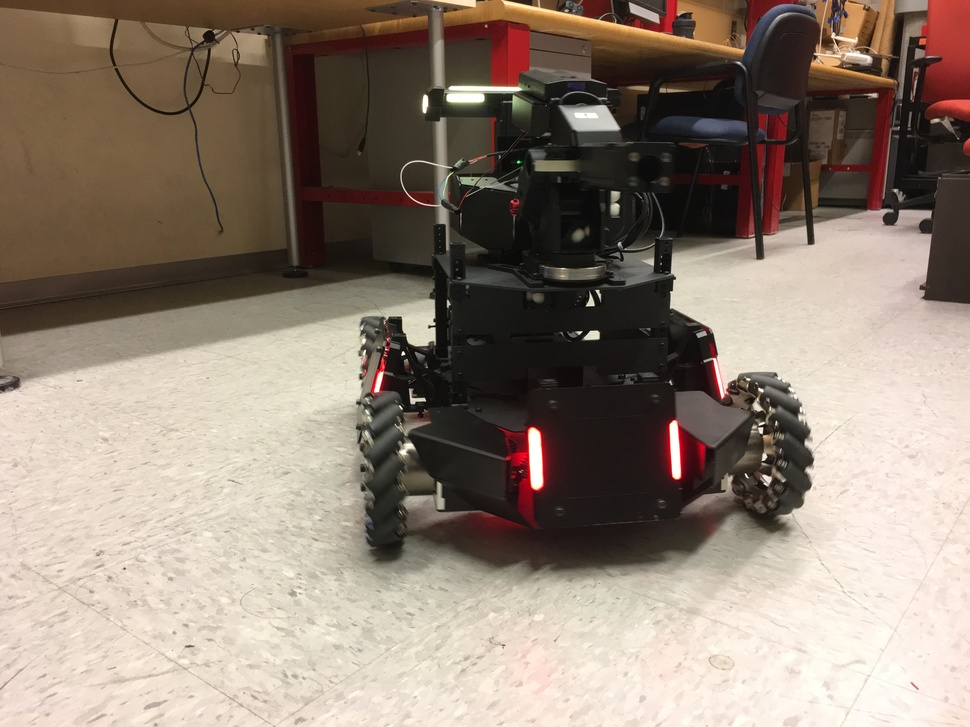
#> input picture darknet/data/HopkinsAIBig/IMG_3871.jpg, 970 x 727 px, shrunk from 4032 x 3024 before the run, found by its file name; its folder holds only this picture in this run
$ python augmentdata.py
#> lines starting #> are read from the running program, lines starting #| are printed output that depends on the picture
import numpy as np
import os
import cv2
import shutil
import matplotlib.image as mpimg

directory = "."
for filename in os.listdir(directory):
    if filename.endswith(".jpg"):
        img = mpimg.imread("/home/shinaushin/darknet/data/HopkinsAIBig/"+filename)[:,:,:3]
#> img is the input picture: shape (727, 970, 3); mean R, G, B 143.3, 128.7, 115.8
        img = np.array(img, dtype=np.float32)

        row, col, _ = img.shape
#> row = 727; col = 970
        mean = 0
        var = 0.1
        sigma = var ** 0.5

        gaussian = np.random.random((row, col, 1)).astype(np.float32)
        gaussian = np.concatenate((gaussian, gaussian, gaussian), axis = 2)
        gaussian_img = cv2.addWeighted(img, 0.75, 0.25 * gaussian, 0.25, 0)
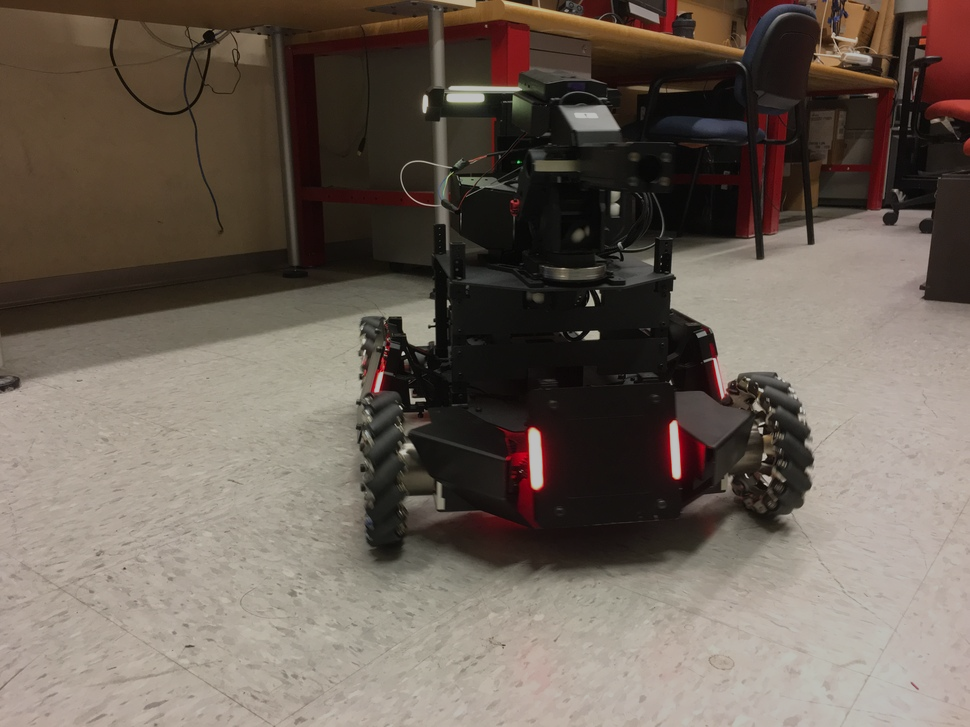
#> gaussian_img: shape (727, 970, 3) float32; mean R, G, B 107.7, 96.7, 86.9
        # save gaussian img
        name, ext = filename.split(".")
        cv2.imwrite("/home/shinaushin/darknet/data/HopkinsAIBig/"+name+"_1.jpg", gaussian_img);
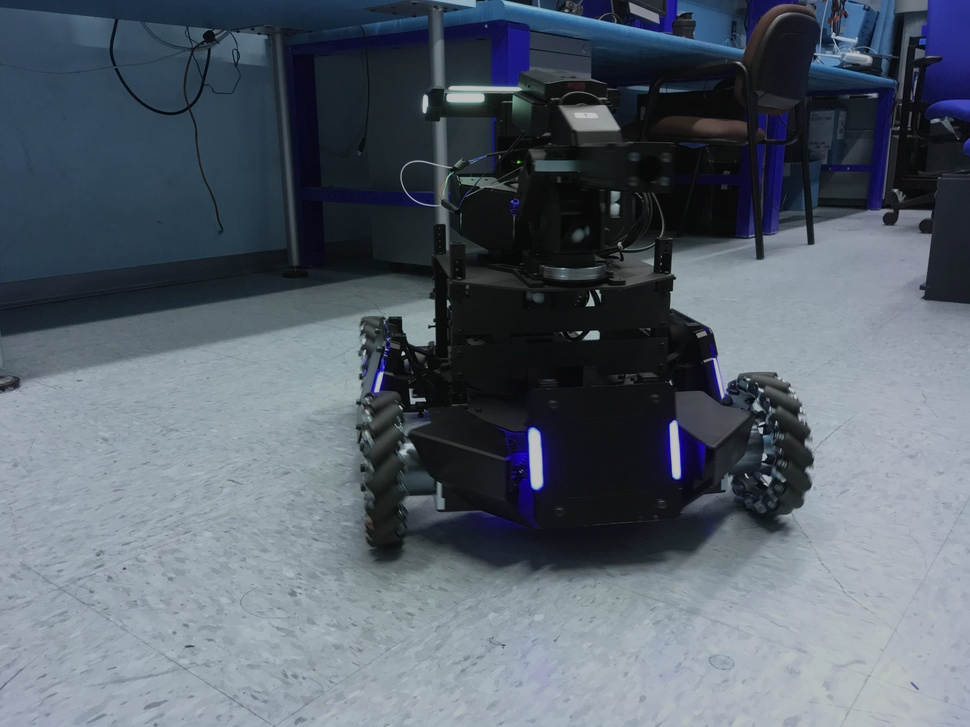
#> saved as IMG_3871_1.jpg: shape (727, 970, 3); mean B, G, R 107.6, 96.7, 87

    if filename.endswith(".txt"):
        name, ext = filename.split(".")
        shutil.copy("/home/shinaushin/darknet/data/HopkinsAIBig/"+filename, "/home/shinaushin/darknet/data/HopkinsAIBig/"+name+"_1.txt")
